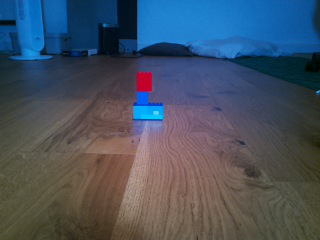
#> input picture debug_raw.jpg, 320 x 240 px, given in place of the camera
$ python test_vision_debug.py
#> lines starting #> are read from the running program, lines starting #| are printed output that depends on the picture; after the words box and inside, x2 and y2 are one past the last pixel; in counts of white or black regions, pixels touching at a corner belong together
import cv2
import numpy as np
import time

print("🛠️ Iniciando test_vision_debug.py - Calibración V11.0")

# 1. Iniciar cámara ( /dev/video0 es el estándar para USB y CSI )
cap = cv2.VideoCapture(0)

# 2. Forzar resolución a 320x240 (El centro ideal CX es 160)
cap.set(cv2.CAP_PROP_FRAME_WIDTH, 320)
cap.set(cv2.CAP_PROP_FRAME_HEIGHT, 240)

if not cap.isOpened():
    print("❌ Error: No se pudo abrir la cámara. Verifique la conexión física.")
    exit()

print("✅ Cámara detectada. Coloque el Lego ROJO a 20cm exactos en el eje central.")
print("Presione 'q' en la ventana de video para salir, o Ctrl+C en la terminal.")

try:
    while True:
        ret, frame = cap.read()
#> frame is the input picture: shape (240, 320, 3); mean B, G, R 96.7, 81.7, 70
        if not ret:
            print("⚠️ Error capturando el frame. Reintentando...")
            time.sleep(0.5)
            continue

        # 3. Conversión de espacio de color
        hsv = cv2.cvtColor(frame, cv2.COLOR_BGR2HSV)
#> hsv: shape (240, 320, 3); mean H, S, V 71.4, 114.3, 110.1

        # 4. Umbrales HSV para el color ROJO (Dividido en dos rangos)
        lower_red1 = np.array([0, 120, 70])
        upper_red1 = np.array([10, 255, 255])
        mask1 = cv2.inRange(hsv, lower_red1, upper_red1)
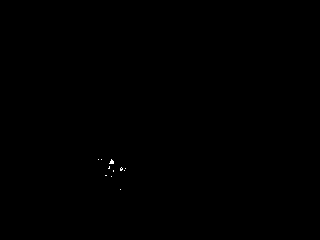
#> mask1: shape (240, 320); 0.05% white in thin lines or dots, all inside (x1, y1, x2, y2) = (98, 159, 126, 190)

        lower_red2 = np.array([170, 120, 70])
        upper_red2 = np.array([180, 255, 255])
        mask2 = cv2.inRange(hsv, lower_red2, upper_red2)
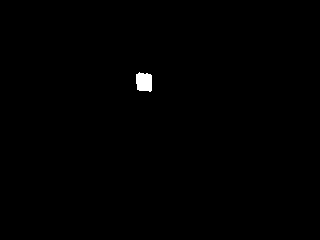
#> mask2: shape (240, 320); 0.36% white; 1 white region, box (x1, y1, x2, y2) and area: (136, 72, 152, 92) 273

        mask = mask1 + mask2
#> mask: shape (240, 320); 0.4% white; 12 white regions (11 under 20 px), largest, box (x1, y1, x2, y2) and area: (136, 72, 152, 92) 273

        # 5. Filtrado de ruido morfológico (Crucial para sensores nuevos)
        kernel = np.ones((5,5), np.uint8)
        mask = cv2.morphologyEx(mask, cv2.MORPH_OPEN, kernel)
#> mask: shape (240, 320); 0.35% white; 1 white region
        mask = cv2.morphologyEx(mask, cv2.MORPH_CLOSE, kernel)

        # 6. Detección de contornos
        contornos, _ = cv2.findContours(mask, cv2.RETR_EXTERNAL, cv2.CHAIN_APPROX_SIMPLE)
#> contornos = 1 contour; box (x1, y1, x2, y2) and area: (136, 73, 152, 91) 238

        if contornos:
            c = max(contornos, key=cv2.contourArea)
#> c = contour of 13 points, box (x1, y1, x2, y2) (136, 73, 152, 91), area 238
            area = cv2.contourArea(c)
#> area = 237.5

            if area > 100: # Descartar manchas pequeñas
                M = cv2.moments(c)
#> M = moments, m00 237.5, centre m10/m00, m01/m00 = (143.6, 81.62)
                if M["m00"] != 0:
                    cx = int(M["m10"] / M["m00"])
#> cx = 143
                    cy = int(M["m01"] / M["m00"])
#> cy = 81

                    desviacion = cx - 160
#> desviacion = -17

                    print(f"🎯 OBJETIVO | Area: {area:.0f} | CX: {cx} (Desviación: {desviacion}) | CY: {cy}")
#| 🎯 OBJETIVO | Area: 238 | CX: 143 (Desviación: -17) | CY: 81

                    # Trazado visual para debug
                    cv2.circle(frame, (cx, cy), 5, (0, 255, 0), -1)
#> frame: shape (240, 320, 3); 0.11% of pixels changed, all inside (x1, y1, x2, y2) = (138, 76, 149, 87)
                    cv2.drawContours(frame, [c], -1, (0, 255, 0), 2)
        else:
            print("🔍 Buscando color rojo...")

        # Dibujar retícula central
        cv2.line(frame, (160, 0), (160, 240), (255, 0, 0), 1)
        cv2.line(frame, (0, 120), (320, 120), (255, 0, 0), 1)
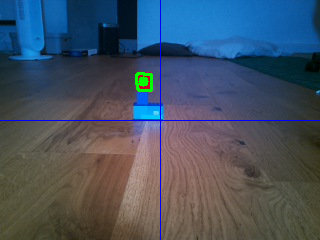
#> frame: shape (240, 320, 3); mean B, G, R 97.5, 81.9, 68.8

        # Intentar mostrar interfaz gráfica (Si usa OS Desktop/VNC)
        try:
            cv2.imshow("Vision Debug - Camara", frame)
            cv2.imshow("Vision Debug - Mascara", mask)
        except Exception:
            pass # Continúa silenciado si está en OS Lite (Solo terminal)

        if cv2.waitKey(1) & 0xFF == ord('q'):
#> (key q is pressed here)
            break

        time.sleep(0.15) # Evita saturar la consola de texto

except KeyboardInterrupt:
    print("\n🛑 Diagnóstico abortado manualmente.")

cap.release()
cv2.destroyAllWindows()
print("👋 Sistemas visuales desconectados.")
